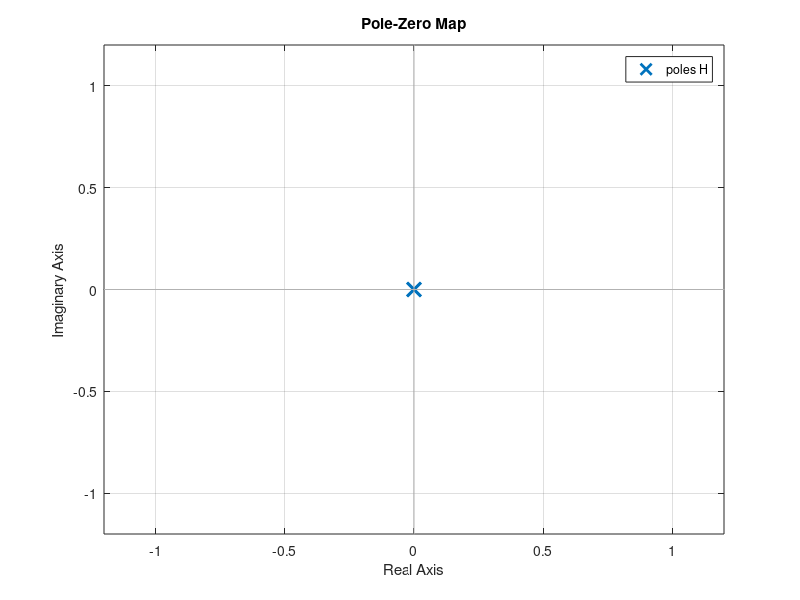
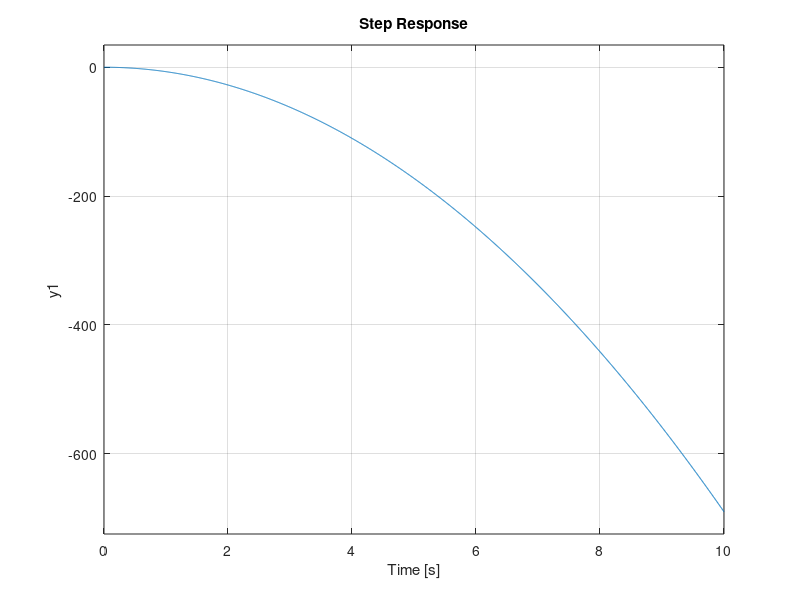
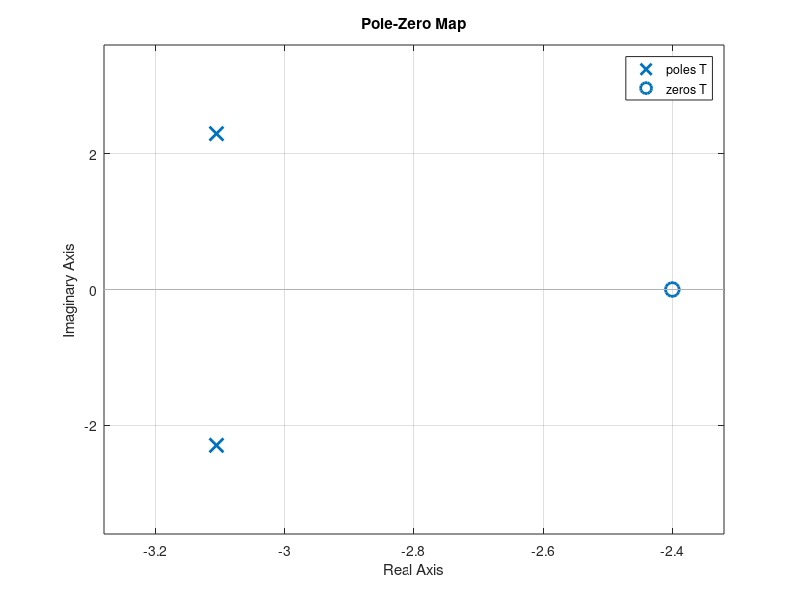
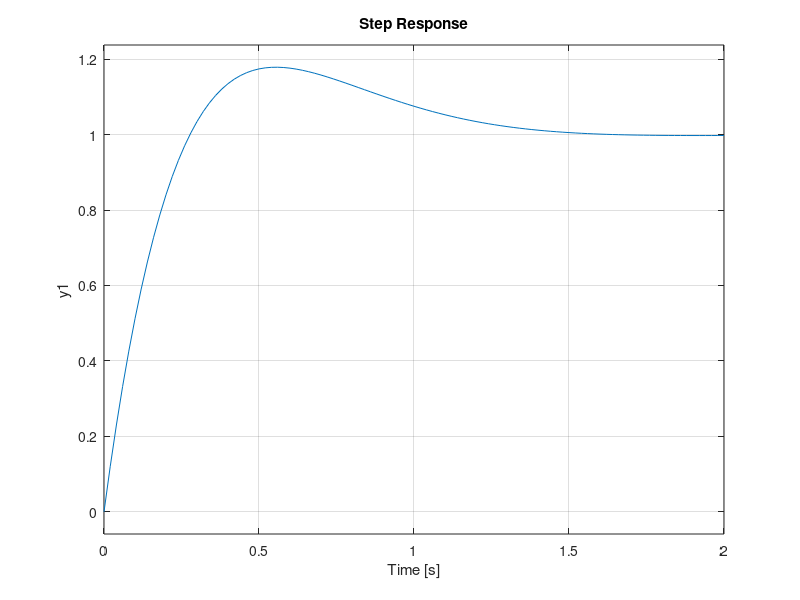

These charts were generated, in order, by the following MATLAB code:
clear;

t = 0:(1/30):5;
X = 120*ones(1,151);
Y = 200*ones(1,151);

s = tf('s');
H = tf(((-7*9.86)/5)/s^2);
kp = -1.08;
kd = -0.45;
C = pid(kp,0,kd);
T = feedback(C*H,1);

figure('Name','Pole-Zero plot of Open Loop');
pzmap(H);

figure('Name','Step Reponse of Open Loop');
step(H);

figure('Name','Pole-Zero plot of Closed Loop');
pzmap(T);

figure('Name','Step Response of Controller');
step(T);

x = lsim(T,X,t);
y = lsim(T,Y,t);

traj = ones(250);

for i = 2:151
    traj(round(x(i)),round(y(i))) = 0;   
end

figure('Name','Trajectory to (120,200)');
imshow(traj);





